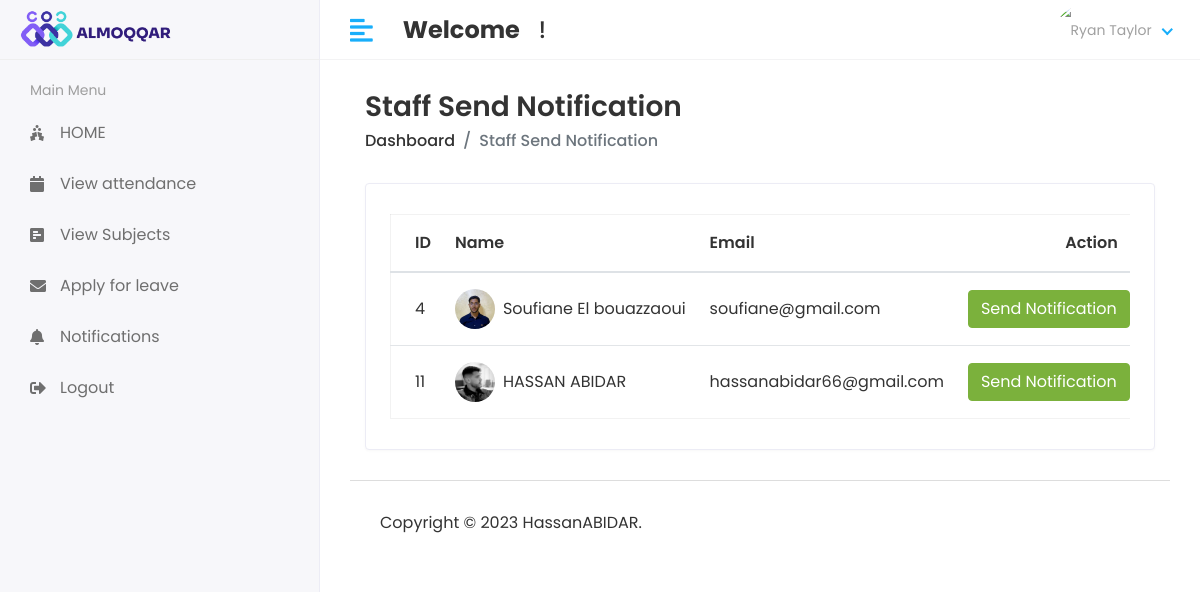
Screenshot of /Hod/Staff/Send_Notification with the database file from the repository.
### app/models.py (models this page shows, shortened)
class Staff(models.Model):
    admin = models.OneToOneField(CustomUser, on_delete=models.CASCADE)
    address = models.TextField()
    gender = models.CharField(max_length=100)
    created_at = models.DateTimeField(auto_now_add=True)
    updated_at = models.DateTimeField(auto_now=True)
    is_active = models.BooleanField(default=True)

class CustomUser(AbstractUser):
    USER = (
        (1, 'HOD'),
        (2, 'STAFF'),
        (3, 'PARTICIPANT'),
    )
    user_type = models.CharField(choices=USER, max_length=50, default=1)
    profile_pic = models.ImageField(upload_to='media/profile_pic')

### Conerence_management/Hod_views.py (the view)
# urls.py: path('Hod/Staff/Send_Notification', Hod_views.STAFF_SEND_NOTIFICATION,
def STAFF_SEND_NOTIFICATION(request):
    staff = Staff.objects.all()
    see_notification = Staff_Notification.objects.all()
    context = {
        'staff': staff,
        'see_notification': see_notification,
    }
    return render(request, 'Hod/staff_notification.html', context)

### templates/Hod/staff_notification.html (shortened to what this page needs)
{% extends 'base.html' %}
{% block content %}
<div class="content container-fluid">
   <div class="page-header">
      <div class="row align-items-center">
         <div class="col">
            <h3 class="page-title">Staff Send Notification</h3>
            <ul class="breadcrumb">
               <li class="breadcrumb-item"><a href="index.html">Dashboard</a></li>
               <li class="breadcrumb-item active">Staff Send Notification</li>
            </ul>
         </div>
      </div>
   </div>
   <div class="row">
      <div class="col-sm-12">
         <div class="card card-table">
            <div class="card-body">
               <div class="table-responsive">
                  <table id="table_id" class="table table-hover table-center mb-0">
                     <thead>
                        <tr>
                           <th>ID</th>
                           <th>Name</th>
                           <th>Email</th>
                           <th class="text-right">Action</th>
                        </tr>
                     </thead>
                     <tbody>
                        {% for i in staff %}
                        <tr>
                           <td>{{ i.admin.id }}</td>
                           <td>
                              <h2 class="table-avatar">
                                 <a href="student-details.html" class="avatar avatar-sm mr-2">
                                    <img class="avatar-img rounded-circle" src="/{{ i.admin.profile_pic }}" alt="User Image">
                                 </a>
                                 <a href="student-details.html">{{ i.admin.first_name }}&nbsp;{{ i.admin.last_name }}</a>
                              </h2>
                           </td>
                           <td>{{ i.admin.email }}</td>
                           <td class="text-right">
                              <button type="button" class="btn btn-success" data-toggle="modal" data-target="#myModal{{ i.admin.id }}">Send Notification</button>
                           </td>
                        </tr>
                        {% endfor %}
                     </tbody>
                  </table>
               </div>
            </div>
         </div>
      </div>
   </div>
</div>
{% endblock %}

### static/assets/css/style.css (style rules this page uses)
html { height: 100%; }
body { background-color: #fff; color: #333; font-family: 'Poppins', sans-serif; font-size: 1rem; height: 100%; line-height: 1.5; overflow-x: hidden; }
h1, h2, h3, h4, h5, h6 { font-family: 'Poppins', sans-serif; margin-top: 0; }
a { color: #009ce7; }
input, button, a { transition: all 0.4s ease; -moz-transition: all 0.4s ease; -o-transition: all 0.4s ease; -ms-transition: all 0.4s ease; -webkit-transition: all 0.4s ease; }
input, input:focus, button, button:focus { outline: none; }
ul, ol { padding: 0px; list-style: none; }
.table { color: #333; max-width: 100%; margin-bottom: 0; width: 100%; }
.table.dataTable { border-collapse: collapse !important; border: 1px solid rgba(0, 0, 0, 0.05); }
table.table td h2 { display: inline-block; font-size: inherit; font-weight: 400; margin: 0; padding: 0; vertical-align: middle; }
table.table td h2.table-avatar { align-items: center; display: inline-flex; font-size: inherit; font-weight: 400; margin: 0; padding: 0; vertical-align: middle; white-space: nowrap; }
table.table td h2 a { color: #333; }
.table thead tr th { font-weight: 600; }
.table tbody tr { border-bottom: 1px solid rgba(0, 0, 0, 0.05); }
.table.table-center td, .table.table-center th { vertical-align: middle; }
.card-table .card-body .table > thead > tr > th { border-top: 0; }
.card-table .card-body .table tr td:first-child, .card-table .card-body .table tr th:first-child { padding-left: 1.5rem; }
.card-table .card-body .table tr td:last-child, .card-table .card-body .table tr th:last-child { padding-right: 1.5rem; }
.card-table .table td, .card-table .table th { border-top: 1px solid #e2e5e8; padding: 1rem 0.75rem; white-space: nowrap; }
.btn-success { background-color: #7bb13c; border: 1px solid #7bb13c }
.card { border: 1px solid #ececf5; box-shadow: 0 1px 3px 0 rgba(0, 0, 0, 0.03); margin-bottom: 1.875rem; }
.card-body { padding: 1.5rem; }
.avatar { position: relative; display: inline-block; width: 3rem; height: 3rem }
.avatar > img { width: 100%; height: 100%; -o-object-fit: cover; object-fit: cover; }
.avatar-sm { width: 2.5rem; height: 2.5rem; }
.page-header { margin-bottom: 1.875rem; }
.page-header .breadcrumb { background-color: transparent; color: #6c757d; font-size: 1rem; font-weight: 500; margin-bottom: 0; padding: 0; }
.page-header .breadcrumb a { color: #333; }
.page-title { font-size: 28px; font-weight: 600; color: #333; margin-bottom: 5px; }

### rows the page displays
Staff: admin.id "4", admin.profile_pic (picture), admin.first_name "Soufiane", admin.last_name "El bouazzaoui", admin.email "soufiane@gmail.com"
Staff: admin.id "11", admin.profile_pic (picture), admin.first_name "HASSAN", admin.last_name "ABIDAR", admin.email "hassanabidar66@gmail.com"
